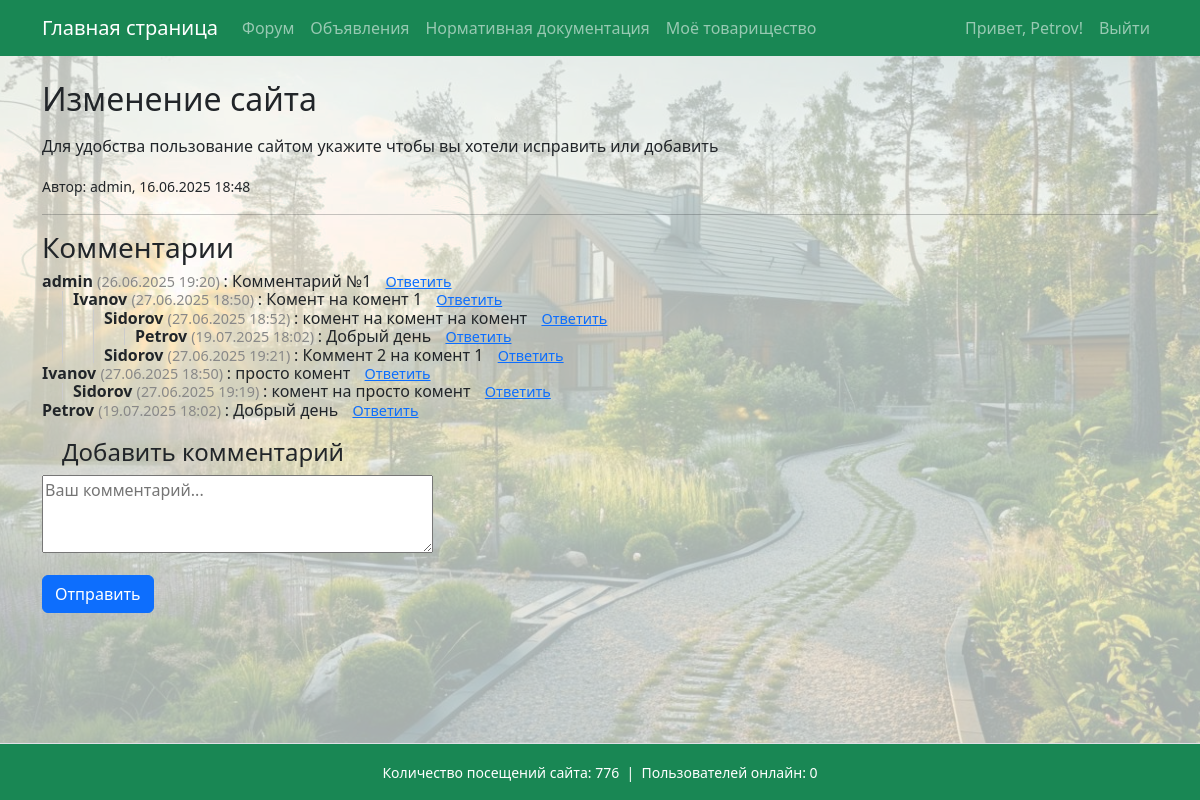
/forum/1/ (signed in), run on the app's committed database.
### garden/models.py (models this page shows, shortened)
class ForumPost(models.Model):
    user = models.ForeignKey(User, on_delete=models.CASCADE)
    title = models.CharField(max_length=200)
    content = models.TextField()
    created_at = models.DateTimeField(auto_now_add=True)
    active = models.BooleanField(default=True)  # поле активности

class Comment(models.Model):
    post = models.ForeignKey(ForumPost, on_delete=models.CASCADE, related_name='comments')
    user = models.ForeignKey(User, on_delete=models.CASCADE)
    parent = models.ForeignKey('self', null=True, blank=True, on_delete=models.CASCADE, related_name='replies')
    content = models.TextField()
    created_at = models.DateTimeField(auto_now_add=True)

### garden/views.py (the view)
# urls.py: path('forum/<int:pk>/', views.forum_post_detail, name='forum_post_detail'),
@login_required
def forum_post_detail(request, pk):
    post = get_object_or_404(ForumPost, pk=pk)
    comments = post.comments.filter(parent__isnull=True).prefetch_related('replies', 'user')
    reply_to = request.GET.get('reply_to')
    try:
        reply_to = int(reply_to)
    except (TypeError, ValueError):
        reply_to = None
    if request.method == 'POST':
        form = CommentForm(request.POST)
        if form.is_valid():
            parent_id = form.cleaned_data.get('parent_id')
            parent_comment = None
            if parent_id:
                parent_comment = Comment.objects.filter(id=parent_id, post=post).first()
            comment = form.save(commit=False)
            comment.post = post
            comment.user = request.user
            comment.parent = parent_comment
            comment.save()
            return redirect(f'{post.get_absolute_url()}#comment-{comment.id}')
    else:
        initial = {}
        if reply_to:
            initial['parent_id'] = reply_to
        form = CommentForm(initial=initial)
    context = {
        'post': post,
        'comments': comments,
        'form': form,
        'reply_to': reply_to,
    }
    return render(request, 'forum_post_detail.html', context)

### garden/forms.py
class CommentForm(forms.ModelForm):
    parent_id = forms.IntegerField(widget=forms.HiddenInput(), required=False)
    class Meta:
        model = Comment
        fields = ['content', 'parent_id']
        labels = {'content': '',}  # убираем метку
        widgets = {
            'content': forms.Textarea(attrs={'rows': 3, 'placeholder': 'Ваш комментарий...'}),
        }

### garden/context_processors.py (called while the page is built)
def total_visits_processor(request):
    counter, created = PageVisit.objects.get_or_create(page_name='main_page')
    return {
        'total_visits': counter.visits
    }

def online_users_processor(request):
    now = timezone.now()
    active_threshold = now - timedelta(seconds=40)  # считаем активными за последние 40 секунд
    online_count = Profile.objects.filter(last_seen__gte=active_threshold).count()
    return {'online_users': online_count}

### garden/templates/forum_post_detail.html (shortened to what this page needs)
{% extends 'base.html' %}
{% block content %}
<h2>{{ post.title }}</h2>
<p>{{ post.content|linebreaks }}</p>
<p><small>Автор: {{ post.user.username }}, {{ post.created_at|date:"d.m.Y H:i" }}</small></p>
<hr>
<h3>Комментарии</h3>
{% include "_comment.html" with comments=comments reply_to=reply_to %}
<h4 style="text-indent: 20px;margin-top: 20px;">Добавить комментарий</h4>
<form method="post" id="comment-form">
  {{ form.as_p }}
  <button type="submit" class="btn btn-primary">Отправить</button>
</form>
{% endblock %}

### templates/base.html (shortened to what this page needs)
<!DOCTYPE html>
<html lang="ru">
<head>
    <link rel="stylesheet" href="https://cdn.jsdelivr.net/npm/bootstrap@5.3.0/dist/css/bootstrap.min.css">
</head>
<body>
    <div class="page-container">
        <nav class="navbar navbar-expand-lg navbar-dark bg-success mb-4">
            <div class="container">
                <a class="navbar-brand" href="{% url 'main_page' %}">Главная страница</a>
                <div class="collapse navbar-collapse" id="navbarSupportedContent">
                    <ul class="navbar-nav me-auto mb-2 mb-lg-0">
                        <li class="nav-item"><a class="nav-link" href="{% url 'forum' %}">Форум</a></li>
                        <li class="nav-item"><a class="nav-link" href="{% url 'ads' %}">Объявления</a></li>
                        <li class="nav-item"><a class="nav-link" href="https://strb.by/" target="_blank" rel="noopener noreferrer">Нормативная документация</a></li>
                        <li class="nav-item"><a class="nav-link" href="{% url 'my_community' %}">Моё товарищество</a></li>
                    </ul>
                    <ul class="navbar-nav ms-auto mb-2 mb-lg-0">
                        {% if user.is_authenticated %}
                            <li class="nav-item">
                                <span class="nav-link">Привет, {{ user.username }}!</span>
                            </li>
                            <li class="nav-item">
                                <a class="nav-link" href="#" onclick="event.preventDefault(); document.getElementById('logout-form').submit();">
                                    Выйти
                                </a>
                            </li>
                        {% else %}
                            <li class="nav-item"><a class="nav-link" href="{% url 'login' %}">Войти</a></li>
                        {% endif %}
                    </ul>
                </div>
            </div>
        </nav>
        <main class="content-wrap container">
            {% block content %}
            {% endblock %}
        </main>
        <footer class="bg-success text-center py-3 mt-4 border-top text-white">
            <div class="container">
                <small>
                    Количество посещений сайта: {{ total_visits }}
                      &nbsp;|&nbsp;
                    Пользователей онлайн: {{ online_users }}
                </small>
            </div>
        </footer>
    </div>
</body>
</html>

### garden/templates/_comment.html
<ul style="list-style: none; margin: 0; padding: 0; line-height: 1;">
  {% for comment in comments %}
    <li id="comment-{{ comment.id }}"
        style="margin: 2px 0; padding: 0; {% if reply_to and comment.id == reply_to %}background: #fff3cd; border-radius: 4px;{% endif %}">
      <span style="font-weight: bold;">{{ comment.user.username }}</span>
      <span style="color: #888; font-size: 0.9em;">
        ({{ comment.created_at|date:"d.m.Y H:i" }})
      </span>:
      <span>{{ comment.content|linebreaksbr }}</span>
      <a href="?reply_to={{ comment.id }}#comment-{{ comment.id }}" style="margin-left: 10px; font-size: 0.9em;">Ответить</a>
      {% if comment.replies.all %}
        <div style="margin-left: 20px; border-left: 1px solid #ccc; padding-left: 10px;">
          {% include "_comment.html" with comments=comment.replies.all reply_to=reply_to %}
        </div>
      {% endif %}
    </li>
  {% endfor %}
</ul>

### templates/base.html (style rules this page uses)
body, html { height: 100%; margin: 0; }
.page-container { min-height: 100vh; display: flex; flex-direction: column; min-height: 100vh; background-image: url('/static/images/background.jpg'); background-repeat: no-repeat; background-position: center center; background-size: cover; background-color: rgba(240, 248, 245, 0.7); background-blend-mode: lighten; }
.content-wrap { flex: 1; }

### data on the page
ForumPost: title "Изменение сайта", content "Для удобства пользование сайтом укажите чтобы вы хотели исправить или добавить", user.username "admin", created_at "16.06.2025 18:48"
Comment: user.username "admin", created_at "26.06.2025 19:20", content "Комментарий №1"
Comment: user.username "Ivanov", created_at "27.06.2025 18:50", content "Комент на комент 1"
Comment: user.username "Sidorov", created_at "27.06.2025 18:52", content "комент на комент на комент"
Comment: user.username "Petrov", created_at "19.07.2025 18:02", content "Добрый день"
Comment: user.username "Sidorov", created_at "27.06.2025 19:21", content "Коммент 2 на комент 1"
Comment: user.username "Ivanov", created_at "27.06.2025 18:50", content "просто комент"
Comment: user.username "Sidorov", created_at "27.06.2025 19:19", content "комент на просто комент"
Comment: user.username "Petrov", created_at "19.07.2025 18:02", content "Добрый день"

### other printed values
{{ user.username }} "Petrov"
{{ total_visits }} "776"
{{ online_users }} "0"
